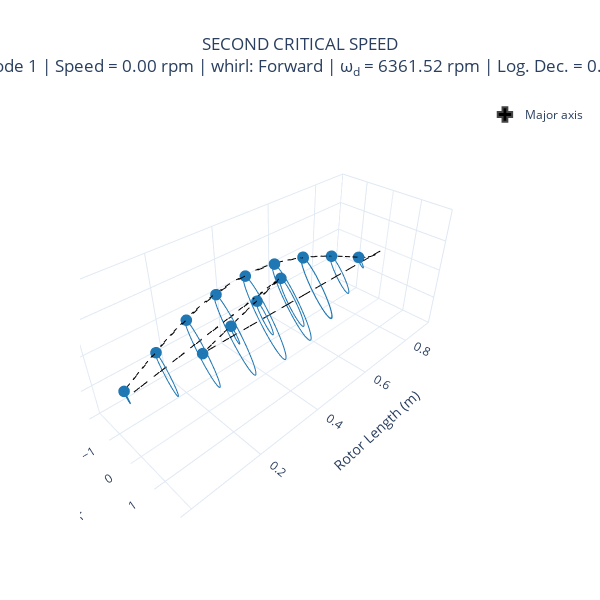

This figure's notebook cell:
### Code cell
modal = rotor_coaxial.run_modal(speed=Q_(0, "RPM"))
fig = modal.plot_mode_3d(1, frequency_units="rpm", width=600, height=600)
fig.layout.title.text = "SECOND CRITICAL SPEED" + fig.layout.title.text
fig.show()

### Figure 1 — Plotly figure (JSON) as saved in the notebook; plotly's stock layout.template omitted (floating-point values rounded to 4 significant figures; data arrays with more than 128 entries replaced by an {"elided": "..."} marker saying what was removed)
{"data": [{"hovertemplate": "Nodal Position: %{x:.2f}<br>X - Displacement: %{y:.2f}<br>Y - Displacement: %{z:.2f}", "line": {"color": "#1f77b4"}, "mode": "lines", "name": "node 0", "showlegend": false, "type": "scatter3d", "x": {"elided": "350 int values"}, "y": {"elided": "350 float values"}, "z": {"elided": "350 float values"}}, {"hovertemplate": "Nodal Position: %{x:.2f}<br>X - Displacement: %{y:.2f}<br>Y - Displacement: %{z:.2f}", "marker": {"color": "#1f77b4"}, "mode": "markers", "name": "node 0", "showlegend": false, "type": "scatter3d", "x": [0], "y": [-0.09034], "z": [0.1246]}, {"customdata": [[0.1563, 2.239]], "hovertemplate": "Nodal Position: %{x:.2f}<br>Major axis: %{customdata[0]:.2f}<br>Angle: %{customdata[1]:.2f}", "legendgroup": "major_axis", "marker": {"color": "black", "line": {"width": 2}, "size": 4, "symbol": "cross"}, "mode": "markers", "name": "Major axis", "showlegend": true, "type": "scatter3d", "x": [0], "y": [-0.0968], "z": [0.1227]}, {"hovertemplate": "Nodal Position: %{x:.2f}<br>X - Displacement: %{y:.2f}<br>Y - Displacement: %{z:.2f}", "line": {"color": "#1f77b4"}, "mode": "lines", "name": "node 1", "showlegend": false, "type": "scatter3d", "x": {"elided": "350 float values"}, "y": {"elided": "350 float values"}, "z": {"elided": "350 float values"}}, {"hovertemplate": "Nodal Position: %{x:.2f}<br>X - Displacement: %{y:.2f}<br>Y - Displacement: %{z:.2f}", "marker": {"color": "#1f77b4"}, "mode": "markers", "name": "node 1", "showlegend": false, "type": "scatter3d", "x": [0.1], "y": [-0.3351], "z": [0.4622]}, {"customdata": [[0.5797, 2.239]], "hovertemplate": "Nodal Position: %{x:.2f}<br>Major axis: %{customdata[0]:.2f}<br>Angle: %{customdata[1]:.2f}", "legendgroup": "major_axis", "marker": {"color": "black", "line": {"width": 2}, "size": 4, "symbol": "cross"}, "mode": "markers", "name": "Major axis", "showlegend": false, "type": "scatter3d", "x": [0.1], "y": [-0.359], "z": [0.4551]}, {"hovertemplate": "Nodal Position: %{x:.2f}<br>X - Displacement: %{y:.2f}<br>Y - Displacement: %{z:.2f}", "line": {"color": "#1f77b4"}, "mode": "lines", "name": "node 2", "showlegend": false, "type": "scatter3d", "x": {"elided": "350 float values"}, "y": {"elided": "350 float values"}, "z": {"elided": "350 float values"}}, {"hovertemplate": "Nodal Position: %{x:.2f}<br>X - Displacement: %{y:.2f}<br>Y - Displacement: %{z:.2f}", "marker": {"color": "#1f77b4"}, "mode": "markers", "name": "node 2", "showlegend": false, "type": "scatter3d", "x": [0.2], "y": [-0.5372], "z": [0.7411]}, {"customdata": [[0.9295, 2.239]], "hovertemplate": "Nodal Position: %{x:.2f}<br>Major axis: %{customdata[0]:.2f}<br>Angle: %{customdata[1]:.2f}", "legendgroup": "major_axis", "marker": {"color": "black", "line": {"width": 2}, "size": 4, "symbol": "cross"}, "mode": "markers", "name": "Major axis", "showlegend": false, "type": "scatter3d", "x": [0.2], "y": [-0.5756], "z": [0.7298]}, {"hovertemplate": "Nodal Position: %{x:.2f}<br>X - Displacement: %{y:.2f}<br>Y - Displacement: %{z:.2f}", "line": {"color": "#1f77b4"}, "mode": "lines", "name": "node 3", "showlegend": false, "type": "scatter3d", "x": {"elided": "350 float values"}, "y": {"elided": "350 float values"}, "z": {"elided": "350 float values"}}, {"hovertemplate": "Nodal Position: %{x:.2f}<br>X - Displacement: %{y:.2f}<br>Y - Displacement: %{z:.2f}", "marker": {"color": "#1f77b4"}, "mode": "markers", "name": "node 3", "showlegend": false, "type": "scatter3d", "x": [0.3], "y": [-0.6719], "z": [0.9269]}, {"customdata": [[1.162, 2.239]], "hovertemplate": "Nodal Position: %{x:.2f}<br>Major axis: %{customdata[0]:.2f}<br>Angle: %{customdata[1]:.2f}", "legendgroup": "major_axis", "marker": {"color": "black", "line": {"width": 2}, "size": 4, "symbol": "cross"}, "mode": "markers", "name": "Major axis", "showlegend": false, "type": "scatter3d", "x": [0.3], "y": [-0.7199], "z": [0.9127]}, {"hovertemplate": "Nodal Position: %{x:.2f}<br>X - Displacement: %{y:.2f}<br>Y - Displacement: %{z:.2f}", "line": {"color": "#1f77b4"}, "mode": "lines", "name": "node 4", "showlegend": false, "type": "scatter3d", "x": {"elided": "350 float values"}, "y": {"elided": "350 float values"}, "z": {"elided": "350 float values"}}, {"hovertemplate": "Nodal Position: %{x:.2f}<br>X - Displacement: %{y:.2f}<br>Y - Displacement: %{z:.2f}", "marker": {"color": "#1f77b4"}, "mode": "markers", "name": "node 4", "showlegend": false, "type": "scatter3d", "x": [0.4], "y": [-0.7249], "z": [1]}, {"customdata": [[1.254, 2.239]], "hovertemplate": "Nodal Position: %{x:.2f}<br>Major axis: %{customdata[0]:.2f}<br>Angle: %{customdata[1]:.2f}", "legendgroup": "major_axis", "marker": {"color": "black", "line": {"width": 2}, "size": 4, "symbol": "cross"}, "mode": "markers", "name": "Major axis", "showlegend": false, "type": "scatter3d", "x": [0.4], "y": [-0.7767], "z": [0.9847]}, {"hovertemplate": "Nodal Position: %{x:.2f}<br>X - Displacement: %{y:.2f}<br>Y - Displacement: %{z:.2f}", "line": {"color": "#1f77b4"}, "mode": "lines", "name": "node 5", "showlegend": false, "type": "scatter3d", "x": {"elided": "350 float values"}, "y": {"elided": "350 float values"}, "z": {"elided": "350 float values"}}, {"hovertemplate": "Nodal Position: %{x:.2f}<br>X - Displacement: %{y:.2f}<br>Y - Displacement: %{z:.2f}", "marker": {"color": "#1f77b4"}, "mode": "markers", "name": "node 5", "showlegend": false, "type": "scatter3d", "x": [0.5], "y": [-0.6892], "z": [0.9508]}, {"customdata": [[1.192, 2.239]], "hovertemplate": "Nodal Position: %{x:.2f}<br>Major axis: %{customdata[0]:.2f}<br>Angle: %{customdata[1]:.2f}", "legendgroup": "major_axis", "marker": {"color": "black", "line": {"width": 2}, "size": 4, "symbol": "cross"}, "mode": "markers", "name": "Major axis", "showlegend": false, "type": "scatter3d", "x": [0.5], "y": [-0.7385], "z": [0.9363]}, {"hovertemplate": "Nodal Position: %{x:.2f}<br>X - Displacement: %{y:.2f}<br>Y - Displacement: %{z:.2f}", "line": {"color": "#1f77b4"}, "mode": "lines", "name": "node 6", "showlegend": false, "type": "scatter3d", "x": {"elided": "350 float values"}, "y": {"elided": "350 float values"}, "z": {"elided": "350 float values"}}, {"hovertemplate": "Nodal Position: %{x:.2f}<br>X - Displacement: %{y:.2f}<br>Y - Displacement: %{z:.2f}", "marker": {"color": "#1f77b4"}, "mode": "markers", "name": "node 6", "showlegend": false, "type": "scatter3d", "x": [0.6], "y": [-0.5657], "z": [0.7804]}, {"customdata": [[0.9787, 2.239]], "hovertemplate": "Nodal Position: %{x:.2f}<br>Major axis: %{customdata[0]:.2f}<br>Angle: %{customdata[1]:.2f}", "legendgroup": "major_axis", "marker": {"color": "black", "line": {"width": 2}, "size": 4, "symbol": "cross"}, "mode": "markers", "name": "Major axis", "showlegend": false, "type": "scatter3d", "x": [0.6], "y": [-0.6061], "z": [0.7684]}, {"hovertemplate": "Nodal Position: %{x:.2f}<br>X - Displacement: %{y:.2f}<br>Y - Displacement: %{z:.2f}", "line": {"color": "#1f77b4"}, "mode": "lines", "name": "node 7", "showlegend": false, "type": "scatter3d", "x": {"elided": "350 float values"}, "y": {"elided": "350 float values"}, "z": {"elided": "350 float values"}}, {"hovertemplate": "Nodal Position: %{x:.2f}<br>X - Displacement: %{y:.2f}<br>Y - Displacement: %{z:.2f}", "marker": {"color": "#1f77b4"}, "mode": "markers", "name": "node 7", "showlegend": false, "type": "scatter3d", "x": [0.7], "y": [-0.363], "z": [0.5007]}, {"customdata": [[0.628, 2.239]], "hovertemplate": "Nodal Position: %{x:.2f}<br>Major axis: %{customdata[0]:.2f}<br>Angle: %{customdata[1]:.2f}", "legendgroup": "major_axis", "marker": {"color": "black", "line": {"width": 2}, "size": 4, "symbol": "cross"}, "mode": "markers", "name": "Major axis", "showlegend": false, "type": "scatter3d", "x": [0.7], "y": [-0.3889], "z": [0.4931]}, {"hovertemplate": "Nodal Position: %{x:.2f}<br>X - Displacement: %{y:.2f}<br>Y - Displacement: %{z:.2f}", "line": {"color": "#1f77b4"}, "mode": "lines", "name": "node 8", "showlegend": false, "type": "scatter3d", "x": {"elided": "350 float values"}, "y": {"elided": "350 float values"}, "z": {"elided": "350 float values"}}, {"hovertemplate": "Nodal Position: %{x:.2f}<br>X - Displacement: %{y:.2f}<br>Y - Displacement: %{z:.2f}", "marker": {"color": "#1f77b4"}, "mode": "markers", "name": "node 8", "showlegend": false, "type": "scatter3d", "x": [0.8], "y": [-0.108], "z": [0.149]}, {"customdata": [[0.1869, 2.239]], "hovertemplate": "Nodal Position: %{x:.2f}<br>Major axis: %{customdata[0]:.2f}<br>Angle: %{customdata[1]:.2f}", "legendgroup": "major_axis", "marker": {"color": "black", "line": {"width": 2}, "size": 4, "symbol": "cross"}, "mode": "markers", "name": "Major axis", "showlegend": false, "type": "scatter3d", "x": [0.8], "y": [-0.1158], "z": [0.1468]}, {"hovertemplate": "Nodal Position: %{x:.2f}<br>X - Displacement: %{y:.2f}<br>Y - Displacement: %{z:.2f}", "line": {"color": "#1f77b4"}, "mode": "lines", "name": "node 9", "showlegend": false, "type": "scatter3d", "x": {"elided": "350 float values"}, "y": {"elided": "350 float values"}, "z": {"elided": "350 float values"}}, {"hovertemplate": "Nodal Position: %{x:.2f}<br>X - Displacement: %{y:.2f}<br>Y - Displacement: %{z:.2f}", "marker": {"color": "#1f77b4"}, "mode": "markers", "name": "node 9", "showlegend": false, "type": "scatter3d", "x": [0.2], "y": [-0.005133], "z": [0.007081]}, {"customdata": [[0.008881, 2.239]], "hovertemplate": "Nodal Position: %{x:.2f}<br>Major axis: %{customdata[0]:.2f}<br>Angle: %{customdata[1]:.2f}", "legendgroup": "major_axis", "marker": {"color": "black", "line": {"width": 2}, "size": 4, "symbol": "cross"}, "mode": "markers", "name": "Major axis", "showlegend": false, "type": "scatter3d", "x": [0.2], "y": [-0.0055], "z": [0.006973]}, {"hovertemplate": "Nodal Position: %{x:.2f}<br>X - Displacement: %{y:.2f}<br>Y - Displacement: %{z:.2f}", "line": {"color": "#1f77b4"}, "mode": "lines", "name": "node 10", "showlegend": false, "type": "scatter3d", "x": {"elided": "350 float values"}, "y": {"elided": "350 float values"}, "z": {"elided": "350 float values"}}, {"hovertemplate": "Nodal Position: %{x:.2f}<br>X - Displacement: %{y:.2f}<br>Y - Displacement: %{z:.2f}", "marker": {"color": "#1f77b4"}, "mode": "markers", "name": "node 10", "showlegend": false, "type": "scatter3d", "x": [0.3], "y": [-0.1497], "z": [0.2065]}, {"customdata": [[0.259, 2.239]], "hovertemplate": "Nodal Position: %{x:.2f}<br>Major axis: %{customdata[0]:.2f}<br>Angle: %{customdata[1]:.2f}", "legendgroup": "major_axis", "marker": {"color": "black", "line": {"width": 2}, "size": 4, "symbol": "cross"}, "mode": "markers", "name": "Major axis", "showlegend": false, "type": "scatter3d", "x": [0.3], "y": [-0.1604], "z": [0.2034]}, {"hovertemplate": "Nodal Position: %{x:.2f}<br>X - Displacement: %{y:.2f}<br>Y - Displacement: %{z:.2f}", "line": {"color": "#1f77b4"}, "mode": "lines", "name": "node 11", "showlegend": false, "type": "scatter3d", "x": {"elided": "350 float values"}, "y": {"elided": "350 float values"}, "z": {"elided": "350 float values"}}, {"hovertemplate": "Nodal Position: %{x:.2f}<br>X - Displacement: %{y:.2f}<br>Y - Displacement: %{z:.2f}", "marker": {"color": "#1f77b4"}, "mode": "markers", "name": "node 11", "showlegend": false, "type": "scatter3d", "x": [0.4], "y": [-0.2935], "z": [0.4049]}, {"customdata": [[0.5078, 2.239]], "hovertemplate": "Nodal Position: %{x:.2f}<br>Major axis: %{customdata[0]:.2f}<br>Angle: %{customdata[1]:.2f}", "legendgroup": "major_axis", "marker": {"color": "black", "line": {"width": 2}, "size": 4, "symbol": "cross"}, "mode": "markers", "name": "Major axis", "showlegend": false, "type": "scatter3d", "x": [0.4], "y": [-0.3145], "z": [0.3987]}, {"hovertemplate": "Nodal Position: %{x:.2f}<br>X - Displacement: %{y:.2f}<br>Y - Displacement: %{z:.2f}", "line": {"color": "#1f77b4"}, "mode": "lines", "name": "node 12", "showlegend": false, "type": "scatter3d", "x": {"elided": "350 float values"}, "y": {"elided": "350 float values"}, "z": {"elided": "350 float values"}}, {"hovertemplate": "Nodal Position: %{x:.2f}<br>X - Displacement: %{y:.2f}<br>Y - Displacement: %{z:.2f}", "marker": {"color": "#1f77b4"}, "mode": "markers", "name": "node 12", "showlegend": false, "type": "scatter3d", "x": [0.5], "y": [-0.4361], "z": [0.6016]}, {"customdata": [[0.7545, 2.239]], "hovertemplate": "Nodal Position: %{x:.2f}<br>Major axis: %{customdata[0]:.2f}<br>Angle: %{customdata[1]:.2f}", "legendgroup": "major_axis", "marker": {"color": "black", "line": {"width": 2}, "size": 4, "symbol": "cross"}, "mode": "markers", "name": "Major axis", "showlegend": false, "type": "scatter3d", "x": [0.5], "y": [-0.4673], "z": [0.5924]}, {"hovertemplate": "Nodal Position: %{x:.2f}<br>X - Displacement: %{y:.2f}<br>Y - Displacement: %{z:.2f}", "line": {"color": "#1f77b4"}, "mode": "lines", "name": "node 13", "showlegend": false, "type": "scatter3d", "x": {"elided": "350 float values"}, "y": {"elided": "350 float values"}, "z": {"elided": "350 float values"}}, {"hovertemplate": "Nodal Position: %{x:.2f}<br>X - Displacement: %{y:.2f}<br>Y - Displacement: %{z:.2f}", "marker": {"color": "#1f77b4"}, "mode": "markers", "name": "node 13", "showlegend": false, "type": "scatter3d", "x": [0.6], "y": [-0.5774], "z": [0.7965]}, {"customdata": [[0.999, 2.239]], "hovertemplate": "Nodal Position: %{x:.2f}<br>Major axis: %{customdata[0]:.2f}<br>Angle: %{customdata[1]:.2f}", "legendgroup": "major_axis", "marker": {"color": "black", "line": {"width": 2}, "size": 4, "symbol": "cross"}, "mode": "markers", "name": "Major axis", "showlegend": false, "type": "scatter3d", "x": [0.6], "y": [-0.6187], "z": [0.7843]}, {"line": {"color": "black", "dash": "dash"}, "mode": "lines", "name": "mode shape", "showlegend": false, "type": "scatter3d", "x": [0, 0.025, 0.05, 0.075, 0.1, 0.1, 0.125, 0.15, 0.175, 0.2, 0.2, 0.225, 0.25, 0.275, 0.3, 0.3, 0.325, 0.35, 0.375, 0.4, 0.4, 0.425, 0.45, 0.475, 0.5, 0.5, 0.525, 0.55, 0.575, 0.6, 0.6, 0.625, 0.65, 0.675, 0.7, 0.7, 0.725, 0.75, 0.775, 0.8, 0.8, 0.825, 0.85, 0.875, 0.9, 0.2, 0.225, 0.25, 0.275, 0.3, 0.3, 0.325, 0.35, 0.375, 0.4, 0.4, 0.425, 0.45, 0.475, 0.5, 0, 0, 0, 0, 0], "y": [-0.09034, -0.153, -0.2154, -0.2764, -0.3351, -0.3351, -0.3908, -0.4434, -0.4924, -0.5372, -0.5372, -0.5778, -0.614, -0.6455, -0.6719, -0.6719, -0.6931, -0.7092, -0.7198, -0.7249, -0.7249, -0.7244, -0.7182, -0.7065, -0.6892, -0.6892, -0.6664, -0.638, -0.6044, -0.5657, -0.5657, -0.5219, -0.4732, -0.4201, -0.363, -0.363, -0.3023, -0.2387, -0.1736, -0.108, -0.108, -0.04847, -0.005886, 0.01135, -0.005133, -0.005133, -0.04129, -0.07748, -0.1136, -0.1497, -0.1497, -0.1857, -0.2217, -0.2577, -0.2935, -0.2935, -0.3293, -0.365, -0.4006, -0.4361, 0, 0, 0, 0, 0], "z": [0.1246, 0.2111, 0.2971, 0.3813, 0.4622, 0.4622, 0.5391, 0.6117, 0.6792, 0.7411, 0.7411, 0.797, 0.847, 0.8904, 0.9269, 0.9269, 0.9562, 0.9783, 0.993, 1, 1, 0.9993, 0.9908, 0.9746, 0.9508, 0.9508, 0.9193, 0.8802, 0.8338, 0.7804, 0.7804, 0.7199, 0.6528, 0.5795, 0.5007, 0.5007, 0.417, 0.3293, 0.2394, 0.149, 0.149, 0.06686, 0.00812, -0.01565, 0.007081, 0.007081, 0.05696, 0.1069, 0.1568, 0.2065, 0.2065, 0.2562, 0.3059, 0.3554, 0.4049, 0.4049, 0.4542, 0.5034, 0.5526, 0.6016, 0, 0, 0, 0, 0]}, {"hoverinfo": "none", "line": {"color": "black", "dash": "dashdot"}, "mode": "lines", "showlegend": false, "type": "scatter3d", "x": [0, 0, 0, 0, 0, 0, 0, 0, 0, 0, 0, 0, 0, 0, 0, 0, 0, 0, 0, 0, 0, 0, 0, 0, 0, 0, 0, 0, 0, 0], "y": [0, 0, 0, 0, 0, 0, 0, 0, 0, 0, 0, 0, 0, 0, 0, 0, 0, 0, 0, 0, 0, 0, 0, 0, 0, 0, 0, 0, 0, 0], "z": [0, 0, 0, 0, 0, 0, 0, 0, 0, 0, 0, 0, 0, 0, 0, 0, 0, 0, 0, 0, 0, 0, 0, 0, 0, 0, 0, 0, 0, 0]}, {"hoverinfo": "none", "legendgroup": "major_axis", "line": {"color": "black", "dash": "dashdot"}, "mode": "lines", "showlegend": false, "type": "scatter3d", "x": [0, 0.025, 0.05, 0.075, 0.1, 0.1, 0.125, 0.15, 0.175, 0.2, 0.2, 0.225, 0.25, 0.275, 0.3, 0.3, 0.325, 0.35, 0.375, 0.4, 0.4, 0.425, 0.45, 0.475, 0.5, 0.5, 0.525, 0.55, 0.575, 0.6, 0.6, 0.625, 0.65, 0.675, 0.7, 0.7, 0.725, 0.75, 0.775, 0.8, 0.8, 0.825, 0.85, 0.875, 0.9, 0.2, 0.225, 0.25, 0.275, 0.3, 0.3, 0.325, 0.35, 0.375, 0.4, 0.4, 0.425, 0.45, 0.475, 0.5, 0, 0, 0, 0, 0], "y": [-0.0968, -0.1639, -0.2307, -0.2961, -0.359, -0.359, -0.4187, -0.4751, -0.5276, -0.5756, -0.5756, -0.6191, -0.6579, -0.6916, -0.7199, -0.7199, -0.7427, -0.7599, -0.7713, -0.7767, -0.7767, -0.7761, -0.7696, -0.757, -0.7385, -0.7385, -0.714, -0.6837, -0.6476, -0.6061, -0.6061, -0.5592, -0.507, -0.4501, -0.3889, -0.3889, -0.3239, -0.2558, -0.186, -0.1158, -0.1158, -0.05193, -0.006307, 0.01216, -0.0055, -0.0055, -0.04424, -0.08301, -0.1218, -0.1604, -0.1604, -0.199, -0.2376, -0.2761, -0.3145, -0.3145, -0.3528, -0.391, -0.4292, -0.4673, 0, 0, 0, 0, 0], "z": [0.1227, 0.2078, 0.2925, 0.3754, 0.4551, 0.4551, 0.5309, 0.6023, 0.6688, 0.7298, 0.7298, 0.7849, 0.834, 0.8768, 0.9127, 0.9127, 0.9416, 0.9633, 0.9778, 0.9847, 0.9847, 0.984, 0.9756, 0.9597, 0.9363, 0.9363, 0.9052, 0.8667, 0.821, 0.7684, 0.7684, 0.7089, 0.6428, 0.5706, 0.4931, 0.4931, 0.4106, 0.3243, 0.2358, 0.1468, 0.1468, 0.06584, 0.007996, -0.01541, 0.006973, 0.006973, 0.05609, 0.1052, 0.1544, 0.2034, 0.2034, 0.2523, 0.3012, 0.35, 0.3987, 0.3987, 0.4473, 0.4958, 0.5441, 0.5924, 0, 0, 0, 0, 0]}], "layout": {"height": 600, "legend": {"itemsizing": "constant"}, "scene": {"aspectmode": "manual", "aspectratio": {"x": 2.5, "y": 1, "z": 1}, "xaxis": {"autorange": "reversed", "nticks": 5, "title": {"text": "Rotor Length (m)"}}, "yaxis": {"nticks": 5, "range": [-2, 2], "title": {"text": "Relative Displacement"}}, "zaxis": {"nticks": 5, "range": [-2, 2], "title": {"text": "Relative Displacement"}}}, "title": {"text": "SECOND CRITICAL SPEED<br>Mode 1 | Speed = 0.00 rpm | whirl: Forward | ω<sub>d</sub> = 6361.52 rpm | Log. Dec. = 0.00", "x": 0.5, "xanchor": "center"}, "width": 600}}
